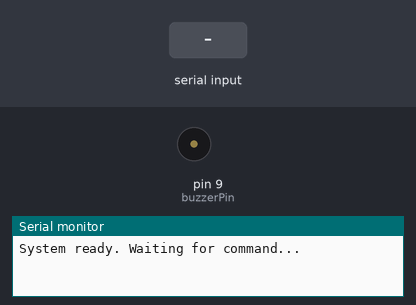
Bench run of a sketch on a simulated Arduino Uno, built with avr-gcc and run on an emulated ATmega328P. Shown: buzzer (waves = sounding), the last lines printed to the serial monitor. The test bench sets the inputs (shaded band).

Above: at 1.2 s.
1.3 s: "FIRE\n" received over the second serial link
At 2.8 s:
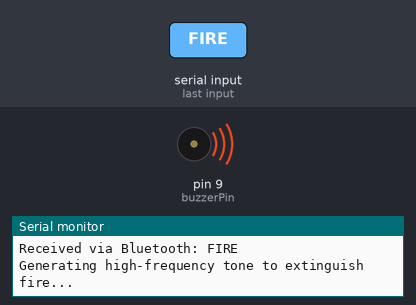
Timing chart, 0 to 12.8 s (numbered marks = the images above; inputs shaded):
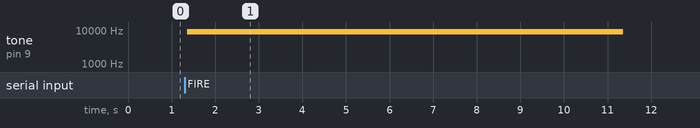

The sketch:

FireExtSound.ino
```cpp
#include <SoftwareSerial.h>

SoftwareSerial bluetooth(2, 3); // RX, TX

const int buzzerPin = 9; // Connect the buzzer to pin 9
bool fireCommandReceived = false;
unsigned long startTime = 0;
const unsigned long toneDuration = 10000; // Tone duration in ms (10 seconds)

// Function to initialize components
void initializeSystem() {
    Serial.begin(9600);
    bluetooth.begin(9600);
    pinMode(buzzerPin, OUTPUT);
    Serial.println("System ready. Waiting for command...");
}

// Function to generate a high frequency tone (e.g., 10kHz)
void generateFireExtinguishTone() {
    Serial.println("Generating high-frequency tone to extinguish fire...");
    unsigned long currentTime = millis();
    while (millis() - currentTime < toneDuration) {
        digitalWrite(buzzerPin, HIGH);
        delayMicroseconds(50); // 10kHz => 100us period, 50us HIGH
        digitalWrite(buzzerPin, LOW);
        delayMicroseconds(50); // 50us LOW
    }
    Serial.println("Tone generation complete.");
}

// Function to listen for Bluetooth command
void listenForCommand() {
    if (bluetooth.available()) {
        String input = bluetooth.readStringUntil('\n');
        input.trim(); // remove any whitespace
        Serial.print("Received via Bluetooth: ");
        Serial.println(input);
        if (input.equalsIgnoreCase("FIRE")) {
            fireCommandReceived = true;
        }
    }
}

// Setup function
void setup() {
    initializeSystem();
}

// Main loop
void loop() {
    listenForCommand();
    if (fireCommandReceived) {
        generateFireExtinguishTone();
        fireCommandReceived = false; // reset the flag
    }
}
```

Measured:
- after the input at 1.3 s, tone on pin 9 (buzzerPin): silent → 8992 Hz after 0.06 s, → silent 10.0 s later
